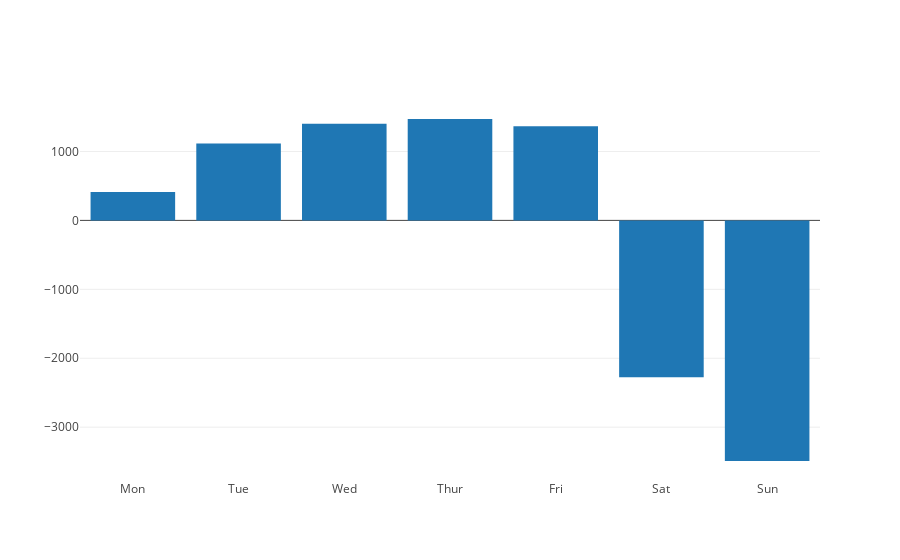

Source (notebook cell):
### Code cell
forecast['day_of_week'] = forecast.ds.apply(lambda x: x.weekday())
daily_trend = forecast.groupby('day_of_week')['weekly'].mean()
plot_data = go.Bar(x=['Mon', 'Tue', 'Wed', 'Thur', 'Fri', 'Sat', 'Sun'], y=daily_trend.values)
plotly.offline.iplot([plot_data])

### Figure 1 — Plotly figure (JSON) as saved in the notebook; plotly's stock layout.template omitted (floating-point values rounded to 4 significant figures)
{"data": [{"type": "bar", "x": ["Mon", "Tue", "Wed", "Thur", "Fri", "Sat", "Sun"], "y": [412.6, 1115.0, 1404.0, 1471.0, 1365.0, -2277.0, -3491.0]}], "layout": {}}
